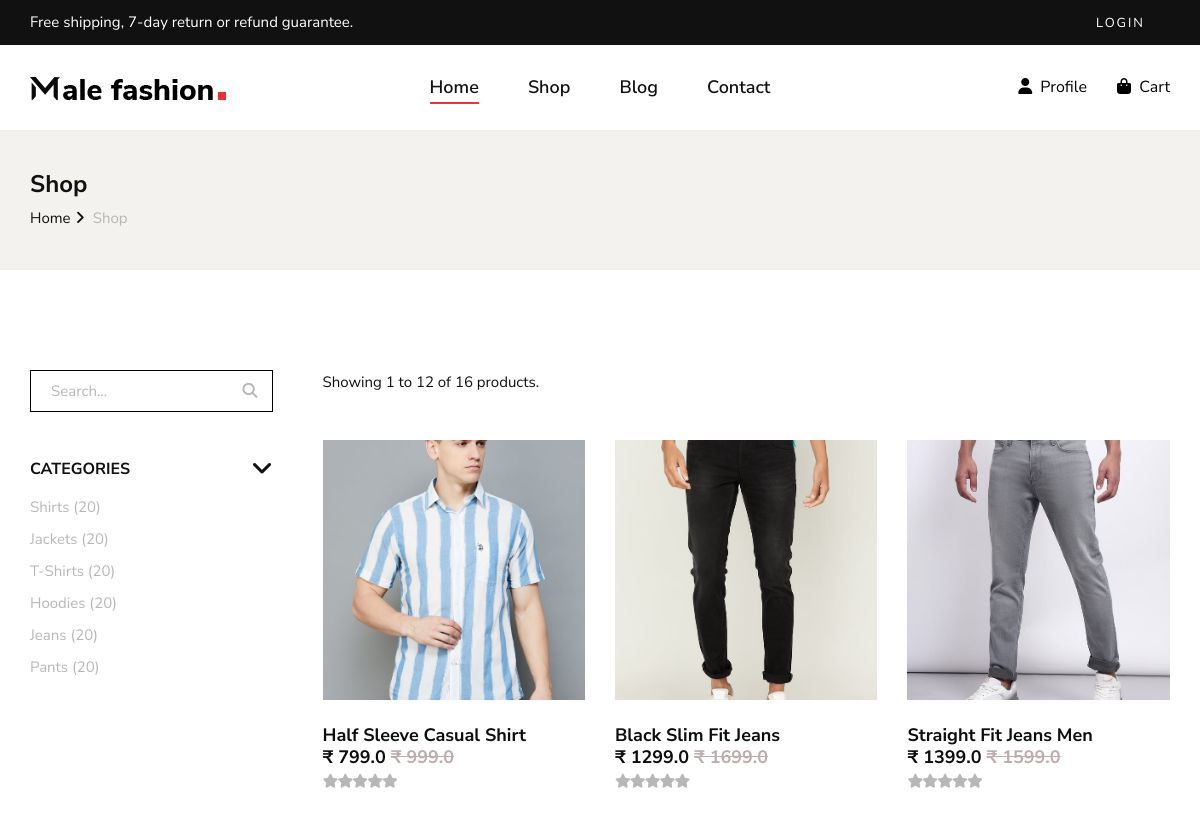
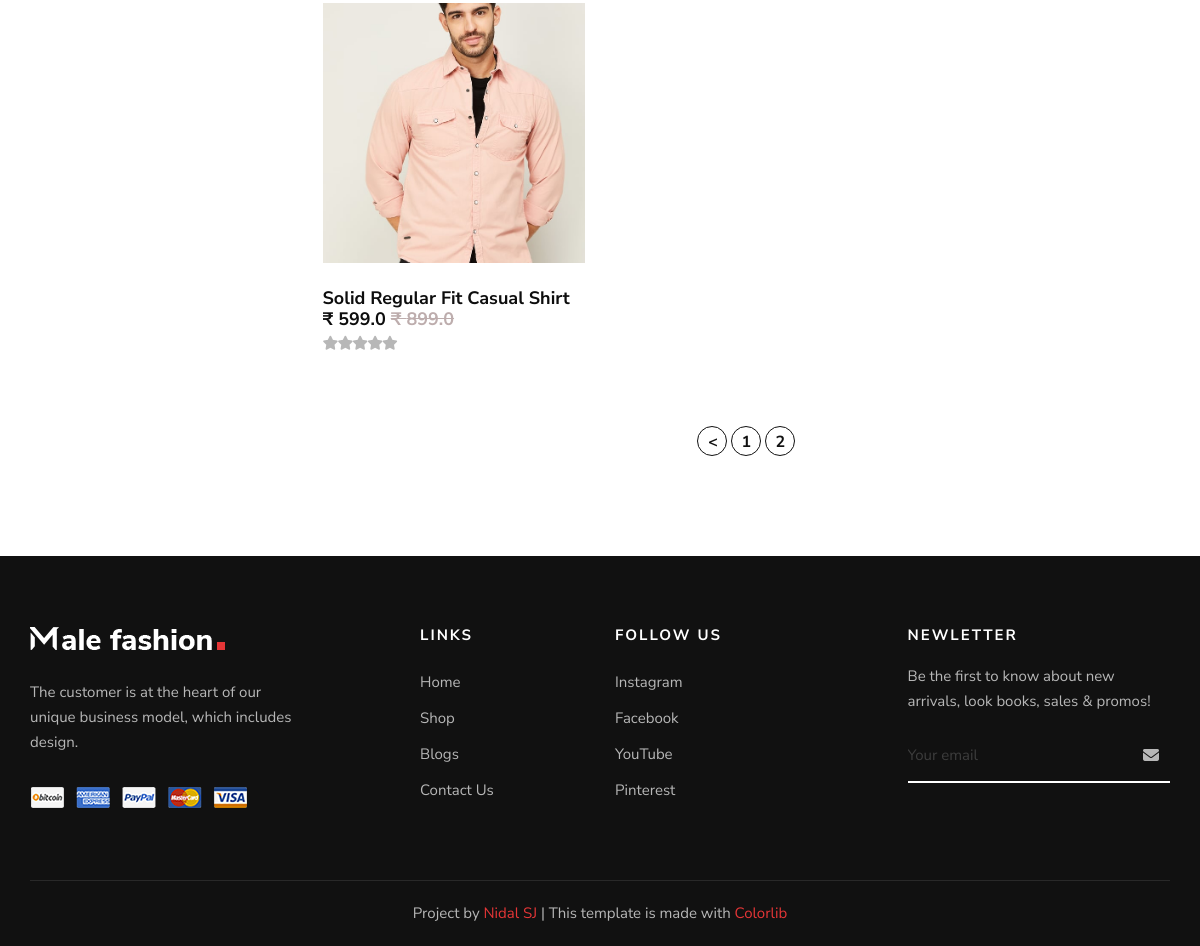
The app's page /products_list?page=3, older data (2 pictures, top to bottom).
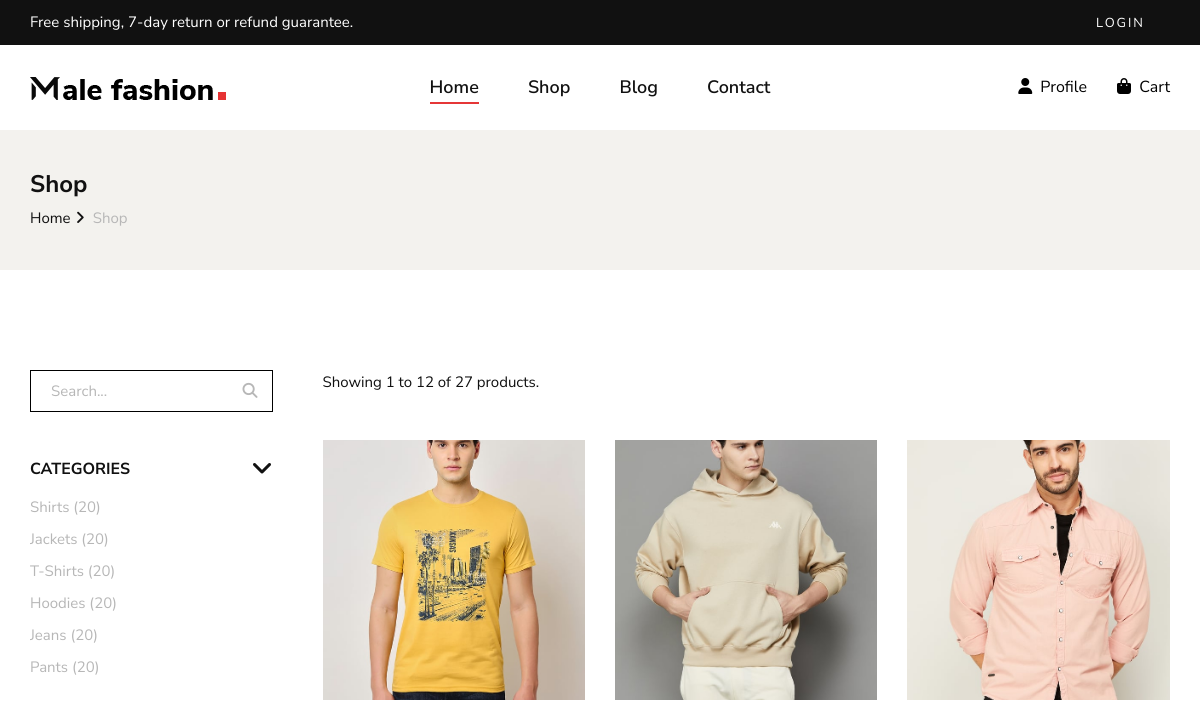
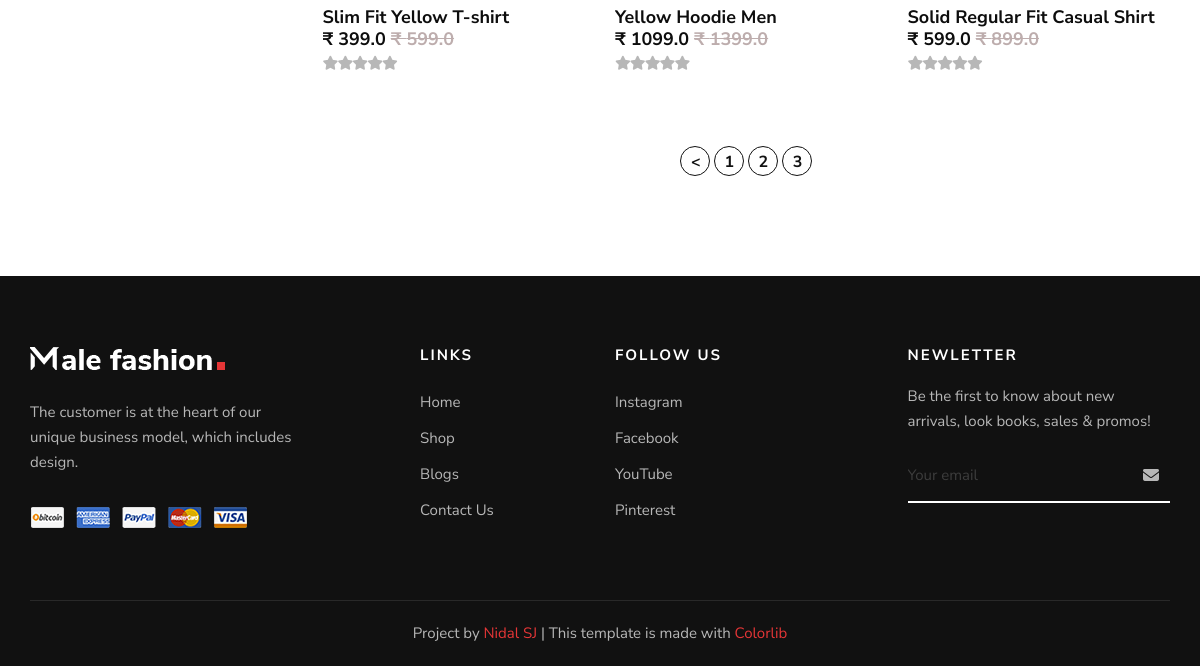
The same page, newer data (2 pictures, top to bottom).
### products/models.py (models this page shows, shortened)
class Product(models.Model):
    LIVE = 1
    DELETE = 0
    DELETE_CHOICES = ((LIVE, 'Live'), (DELETE, 'Delete'))
    PRODUCT_CATEGORIES = (
        ('shirts','Shirts'),
        ('jackets','Jackets'),
        ('tshirts','T-shirts'),
        ('hoodies','Hoodies'),
        ('jeans','Jeans'),
        ('pants','Pants'),
        )
    title = models.CharField(max_length=200)
    brand = models.CharField(max_length=100, null=True)
    category = models.CharField(max_length=50, null=True, choices=PRODUCT_CATEGORIES)
    price = models.FloatField()
    mrp_price = models.FloatField(null=True, default=0.0)
    size_s = models.BooleanField(default=False)
    size_m = models.BooleanField(default=False)
    size_l = models.BooleanField(default=False)
    size_xl = models.BooleanField(default=False)
    description = models.TextField()
    image1 = models.ImageField(upload_to='media/')
    image2 = models.ImageField(upload_to='media/')
    image3 = models.ImageField(upload_to='media/')
    on_hand_quantity = models.IntegerField()
    priority = models.IntegerField(default=0)
    delete_status = models.IntegerField(choices=DELETE_CHOICES, default=LIVE)
    created_at = models.DateTimeField(auto_now_add=True)
    updated_at = models.DateTimeField(auto_now=True)

### products/views.py (the view)
# urls.py: path('products_list', views.list_products, name='list_product'),
def list_products(request):
    page=1
    if request.GET:
        page=request.GET.get('page',1)
    product_list = Product.objects.order_by('priority')
    product_count = Product.objects.count()
    product_paginator=Paginator(product_list,12)
    product_list=product_paginator.get_page(page)
    context = {'products':product_list,
               'product_count':product_count}
    return render(request, 'products.html', context)

### products/templatetags/chunks.py (called while the page is built)
@register.filter(name='chunks')
def chunks(list_data, chunk_size):
    chunk=[]
    i=0
    for data in list_data:
        chunk.append(data)
        i=i+1
        if i==chunk_size:
            yield chunk
            i=0
            chunk=[]
    yield chunk

### templates/products.html (shortened to what this page needs)
{% extends 'base_layout.html' %}
{% block content %}
{% include 'products_list.html' %}
{% endblock content %}

### templates/products_list.html (shortened to what the changed rows need)
{% load static %}
{% load chunks %}
<section class="shop spad">
    <div class="container">
        <div class="row">
            <div class="col-lg-9">
                <div class="shop__product__option">
                    <div class="row">
                        <div class="col-lg-6 col-md-6 col-sm-6">
                            <div class="shop__product__option__left">
                                <p>Showing 1 to {{ products.paginator.per_page }} of {{ product_count }} products.</p>
                            </div>
                        </div>
                    </div>
                </div>
                {% for product_chunks in products|chunks:3 %}
                <div class="row">
                    {% for product in product_chunks %}
                    <div class="col-lg-4 col-md-6 col-sm-6">
                        <div class="product__item">
                            <a href="{% url 'product_details' product.id %}">
                                <div class="product__item__pic set-bg" data-setbg="{{product.image1.url}}">
                                </div>
                                <div class="product__item__text">
                                    <h5>{{ product.title }}</h5>
                                    <h5>₹ {{product.price}} <span style="color: rgb(189, 173, 173);"><s>₹
                                                {{product.mrp_price}}</s></span></h5>
                                    <div class="rating">
                                        <i class="fa fa-star"></i>
                                        <i class="fa fa-star"></i>
                                        <i class="fa fa-star"></i>
                                        <i class="fa fa-star"></i>
                                        <i class="fa fa-star-o"></i>
                                    </div>
                                </div>
                            </a>
                        </div>
                    </div>
                    {% endfor %}
                </div>
                {% endfor %}
                <div class="row">
                    <div class="col-lg-12">
                        <div class="product__pagination">
                            {% if products.has_previous %}
                            <a class="active" href="?page={{products.previous_page_number}}"><span><</span></a>
                            {% endif %}
                            {% for i in products.paginator.page_range %}
                            <a class="active" href="?page={{i}}">{{i}}</a>
                            {% endfor %}
                        </div>
                    </div>
                </div>
            </div>
        </div>
    </div>
</section>

Row changes from the older to the newer data that the page shows:
no longer on this page (row edited): Product: shows a picture, title "Half Sleeve Casual Shirt", price "799.0", mrp_price "999.0"
no longer on this page (row edited): Product: shows a picture, title "Black Slim Fit Jeans", price "1299.0", mrp_price "1699.0"
no longer on this page (row edited): Product: shows a picture, title "Straight Fit Jeans Men", price "1399.0", mrp_price "1599.0"
no longer on one of the page's lists (row edited): Product: title "Solid Regular Fit Casual Shirt", price "599.0", mrp_price "899.0"
added Product: shows a picture, title "Slim Fit Yellow T-shirt", price "399.0", mrp_price "599.0", Product (shows a picture, title "Solid Regular Fit Casual Shirt", price "599.0", mrp_price "899.0")
added Product: shows a picture, title "Yellow Hoodie Men", price "1099.0", mrp_price "1399.0"
Text that changed along with them:
{{ product_count }}: "16" → "27"
new list line: "3"
